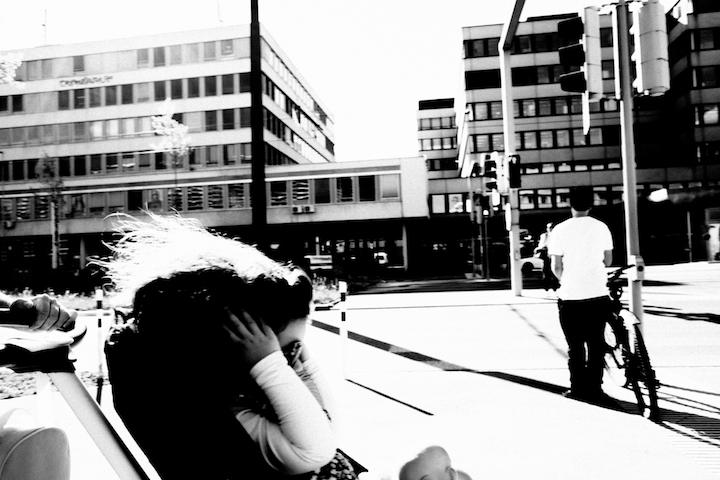
#> input picture img1.jpg, 720 x 480 px; the run also reads 1 picture not shown here
$ jupyter execute scikitimage_Project.ipynb   (shell and % lines are left out)
#> lines starting #> are read from the running program, lines starting #| are printed output that depends on the picture
<h1>Table of Contents<span class="tocSkip"></span></h1>
<div class="toc"><ul class="toc-item"><li><span><a href="#Python-Image-Processing-with-scikit-image" data-toc-modified-id="Python-Image-Processing-with-scikit-image-1"><span class="toc-item-num">1&nbsp;&nbsp;</span>Python Image Processing with scikit-image</a></span><ul class="toc-item"><li><ul class="toc-item"><li><span><a href="#OBJECTIVE" data-toc-modified-id="OBJECTIVE-1.0.1"><span class="toc-item-num">1.0.1&nbsp;&nbsp;</span>OBJECTIVE</a></span></li><li><span><a href="#EXPECTED-OUTPUT" data-toc-modified-id="EXPECTED-OUTPUT-1.0.2"><span class="toc-item-num">1.0.2&nbsp;&nbsp;</span>EXPECTED OUTPUT</a></span></li></ul></li><li><span><a href="#Test-that-the-algorithm-works" data-toc-modified-id="Test-that-the-algorithm-works-1.1"><span class="toc-item-num">1.1&nbsp;&nbsp;</span>Test that the algorithm works</a></span><ul class="toc-item"><li><span><a href="#Set-each-alternate-pixel-to-black/white" data-toc-modified-id="Set-each-alternate-pixel-to-black/white-1.1.1"><span class="toc-item-num">1.1.1&nbsp;&nbsp;</span>Set each alternate pixel to black/white</a></span></li><li><span><a href="#Check-the-result" data-toc-modified-id="Check-the-result-1.1.2"><span class="toc-item-num">1.1.2&nbsp;&nbsp;</span>Check the result</a></span></li><li><span><a href="#Scan-with-the-5x5-window-and-output-to-.csv" data-toc-modified-id="Scan-with-the-5x5-window-and-output-to-.csv-1.1.3"><span class="toc-item-num">1.1.3&nbsp;&nbsp;</span>Scan with the 5x5 window and output to .csv</a></span></li></ul></li><li><span><a href="#Import-an-actual-720x480-image-and-process-it;-img2.jpg-can-be-used-as-well" data-toc-modified-id="Import-an-actual-720x480-image-and-process-it;-img2.jpg-can-be-used-as-well-1.2"><span class="toc-item-num">1.2&nbsp;&nbsp;</span>Import an actual 720x480 image and process it; img2.jpg can be used as well</a></span></li></ul></li></ul></div>

# Python Image Processing with scikit-image

    File name: scikitimage_Project.ipynb
    Author: Alex Ragalie - aragalie.com
    Date created:       23 March 2018
    Date last modified: 23 March 2018
    Python Version: 3.6

### OBJECTIVE

Use a 5x5 window to scan over a greyscaled image, where a pixel value is a float in the range 0 to 1.

The values have to be normalised so that within one window the smallest value is scaled to 0 and the largest to 1.

### OUTPUT

Export data to .csv, in a table with 25 columns and 13,824 rows.

[cell 1]
import os
import pandas as pd
import matplotlib.pyplot as plt

# JupyterNB dark theme plotting made visible
plt.style.use(['dark_background'])

from skimage.color import rgb2gray
from skimage import io

[cell 2]
# Set the working directory >>>> change this to your own
os.chdir("insert_your_working_directory_here")

## Test that the algorithm works

[cell 3]
# Load a 10x10px image
filename = 'img3.jpg'
img_test = io.imread(filename)

[cell 4]
# Check the shape and RGB channels (10,10,3)
img_test.shape
#> Out = (10, 10, 3)

[cell 5]
# Convert the image to greyscale
img = rgb2gray(img_test)

[cell 6]
# Check the shape again and confirm no RGB channels (10,10)
img.shape
#> Out = (10, 10)

### Set each alternate pixel to black/white

[cell 7]
# Set each alternate pixel to black/white
i = 1
for col in range(10):
    i += 1
    for row in range(10):
        if i % 2 == 0:
            img[row, col] = 0
            i += 1
        else:
            img[row, col] = 1
            i += 1
# Save the test file to disk
plt.imsave('test.png', img, cmap = plt.cm.gray)

### Check the result

[cell 8]
plt.imshow(img)
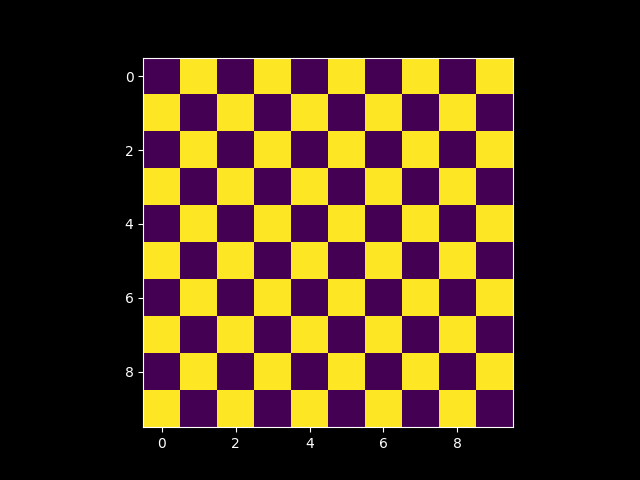
#> figure drawn by matplotlib, 1 panel

### Scan with the 5x5 window and output to .csv

[cell 9]
# Create a list with all the column names
col_names_coordinate = []
i = 0
while i < 5:
    for x in range(5):
        col_names_coordinate.append((i, x))
    i += 1

[cell 10]
# Create a DataFrame to hold the output
df = pd.DataFrame(columns=col_names_coordinate)
df

[cell 11]
# Save all pixel values in the DataFrame based on the position of the 5x5 window
df_row_number = 0
for x in range(0, img.shape[0], 5):
    for y in range(0, img.shape[1], 5):
        top_left = (x, y)
        bottom_right = (x+4, y+4)
        new_row = []
        for window_h in range(x, x+5):
            for window_w in range(y, y+5):
                new_row.append(img[window_h, window_w])
        df.loc[df_row_number] = new_row
        df_row_number += 1
#> after the loop, df_row_number = 4

[cell 12]
# Check the dataframe
df

[cell 13]
# Output the Dataframe to csv
df.to_csv('output_test.csv')

## Import an actual 720x480 image and process it; img2.jpg can be used as well

[cell 14]
filename = 'img1.jpg'
img_rgb = io.imread(filename)
#> img_rgb is the input picture: shape (480, 720, 3); min 0, max 255, mean 144.3

[cell 15]
# Check the shape and RGB channels (480,720,3)
img_rgb.shape
#> Out = (480, 720, 3)

[cell 16]
# Convert the image to Greyscale
img = rgb2gray(img_rgb)

[cell 17]
# Check the shape and the removal of the RGB channels (480,720)
img.shape
#> Out = (480, 720)

[cell 18]
# Create a list with all the column names
col_names_coordinate = []
i = 0
while i < 5:
    for x in range(5):
        col_names_coordinate.append((i, x))
    i += 1
#> after the loop, i = 5

[cell 19]
# Create a DataFrame to hold the output
df = pd.DataFrame(columns=col_names_coordinate)
#> df = table of 0 rows and 25 columns
df
#> Out = table of 0 rows and 25 columns

[cell 20]
# Save all pixel values in the DataFrame based on the position of the 5x5 window
df_row_number = 0
for x in range(0, img.shape[0], 5):
    for y in range(0, img.shape[1], 5):
        top_left = (x, y)
        bottom_right = (x+4, y+4)
        new_row = []
        for window_h in range(x, x+5):
            for window_w in range(y, y+5):
                new_row.append(img[window_h, window_w])
        df.loc[df_row_number] = new_row
        df_row_number += 1
#> after the loop, df_row_number = 13824
